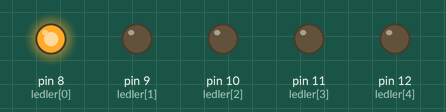
The sketch below on a simulated Arduino Uno, built with avr-gcc and run on an emulated ATmega328P. On the bench: output pins drawn as LEDs (lit = HIGH).

Above: at 0.2 s.
At 0.6 s:
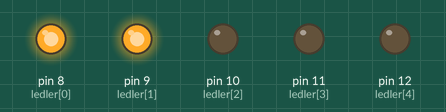
At 1.0 s:
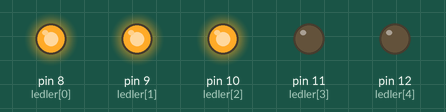
At 1.7 s:
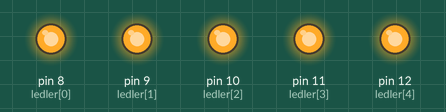
Timing chart, 0 to 3.2 s (numbered marks = the images above):
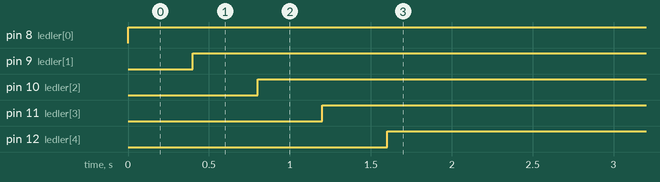

The sketch:

coklu-led-yakma.ino
```cpp
int ledler[]={8,9,10,11,12};

void setup() {

  for(int i=0; i<5; i++) {
    pinMode(ledler[i], OUTPUT);
  }

}

void loop() {

  for(int j=0; j<5; j++){
    digitalWrite(ledler[j], HIGH);
    delay(400);
  }

}
```

Measured:
- by itself, pin 8 (ledler[0]): LOW → HIGH at 0.00 s
- by itself, pin 9 (ledler[1]): LOW → HIGH at 0.40 s
- by itself, pin 10 (ledler[2]): LOW → HIGH at 0.80 s
- by itself, pin 11 (ledler[3]): LOW → HIGH at 1.2 s
- by itself, pin 12 (ledler[4]): LOW → HIGH at 1.6 s
